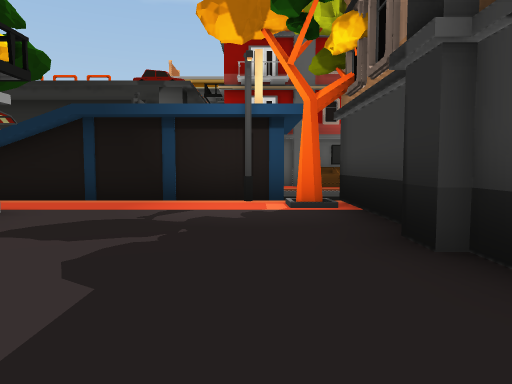
[1] (above)

12 first-person views from a walk through a scene from a Unity 3-D project. The camera is 1.2 m above the floor, tilts 4° down and sees 70° across. The floor is counted in squares, 2 m on a side. Each view is taken from the middle of a square. On the plan, view 1 faces up. The plan holds only what a view shows up to about 10 squares ahead; the rest is blank. The place goes on beyond the plan. Surface patterns are stand-ins for the level's own textures.

[2]
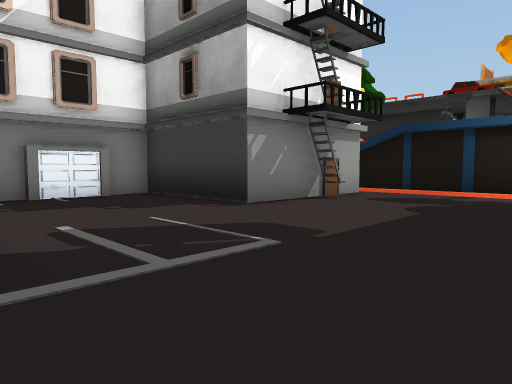

[3]
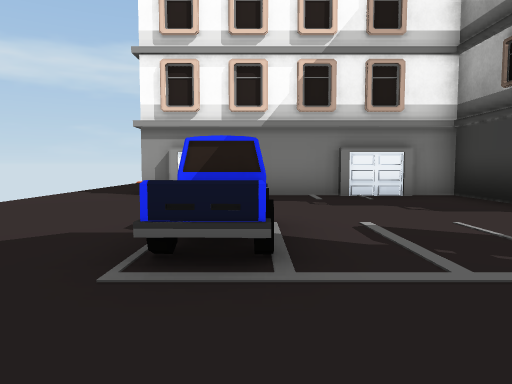

[4]
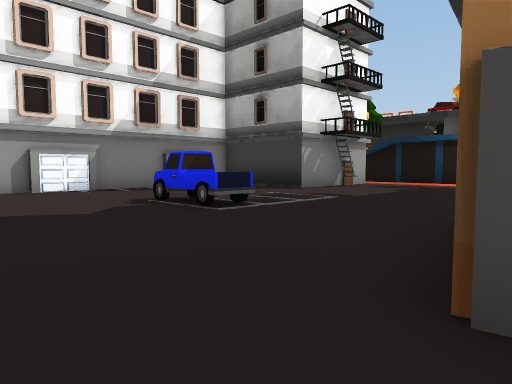

[5]
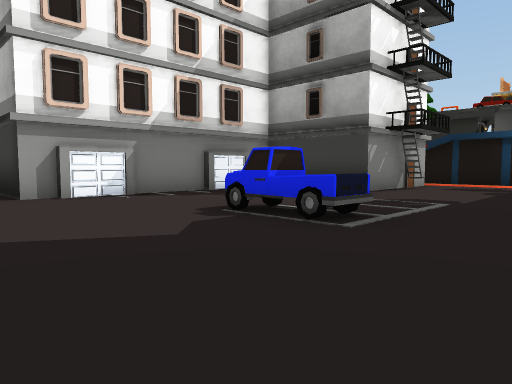

[6]
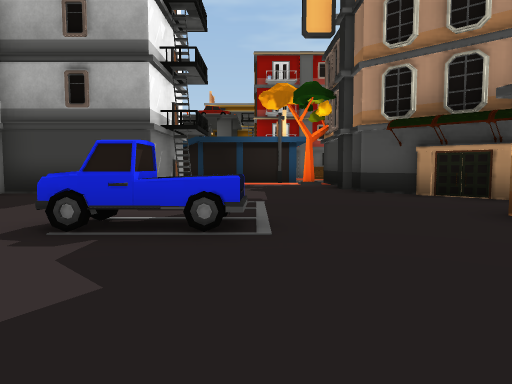

[7]
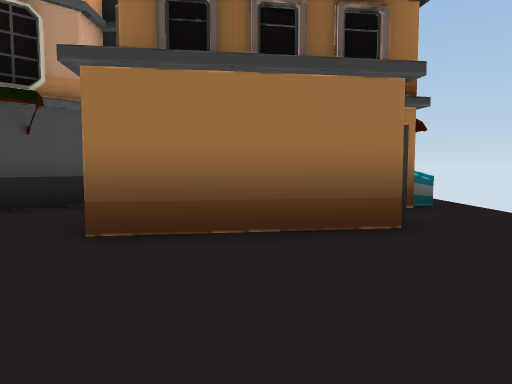

[8]
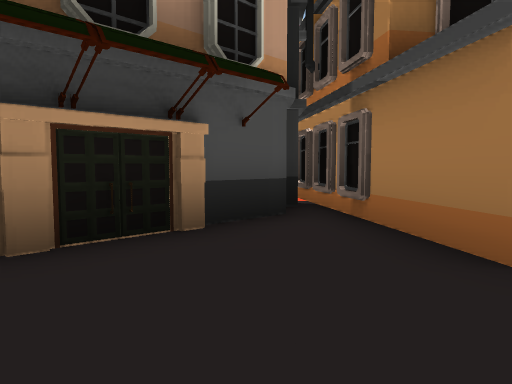

[9]
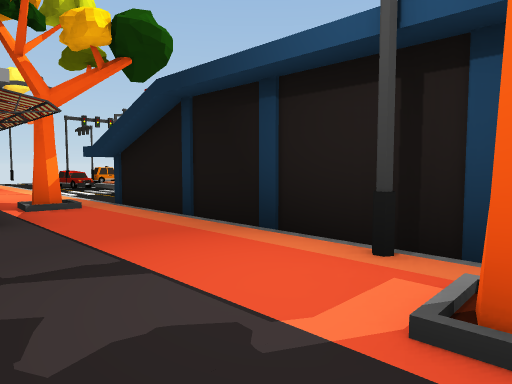

[10]
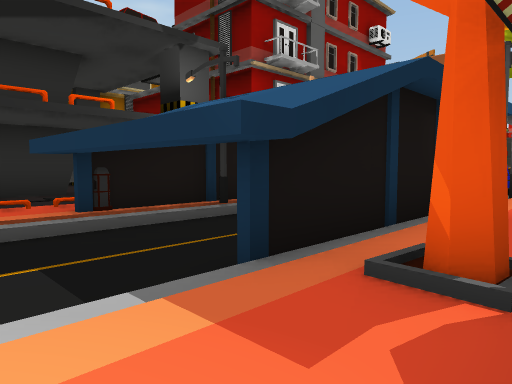

[11]
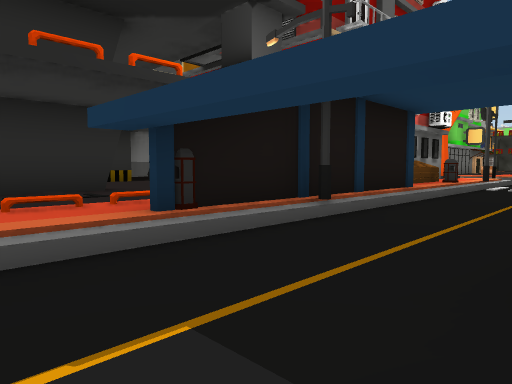

[12]
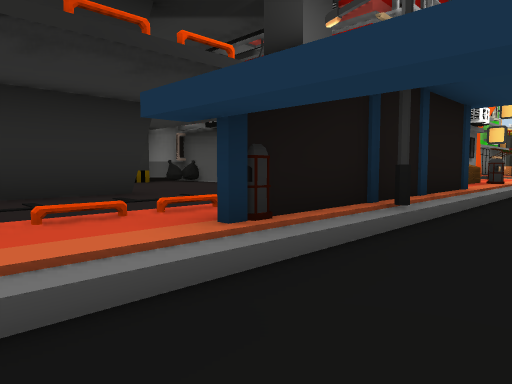

### Floor plan
Key: @ floor where view 1 was taken; # wall or solid block; . main floor; - floor 0.25 m lower than the main floor; : floor 1 m higher than the main floor; / step, stairs or slope; O other object.
Columns run from 7 left of view 1 to 7 right of it. Each row starts with its distance up from view 1.
 25      OO
 24
 23
 22
 21
 20
 19
 18
 17    O###
 16     ..#
 15    ...
 14    ...
 13  OO..
 12  ...
 11 ....     O##
 10 ..##O###..O.O
  9 ------------
  8 ---------
  7 //######-  OO
  6 ..O....OO#
  5 ..O.....O#
  4     .....#
  3     O....#
  2     .....##
  1 #.........##
  0 #......@..O##
 -1 #...........##
 -2 #...........###
 -3 #...:OO...#
 -4 #.........#
 -5 #.........#
 -6 ............O
 -7 .... ........

Positions as (right, up) in squares from view 1, and headings:
1: (0, 0), facing up
2: (1, -3), facing up-left
3: (1, -3), facing left
4: (3, -7), facing up-left
5: (1, -7), facing up-left
6: (-1, -7), facing up
7: (-1, -4), facing right
8: (0, -1), facing right
9: (1, 4), facing up-left
10: (-7, 5), facing up-right
11: (-7, 7), facing up-right
12: (-7, 8), facing up-right
